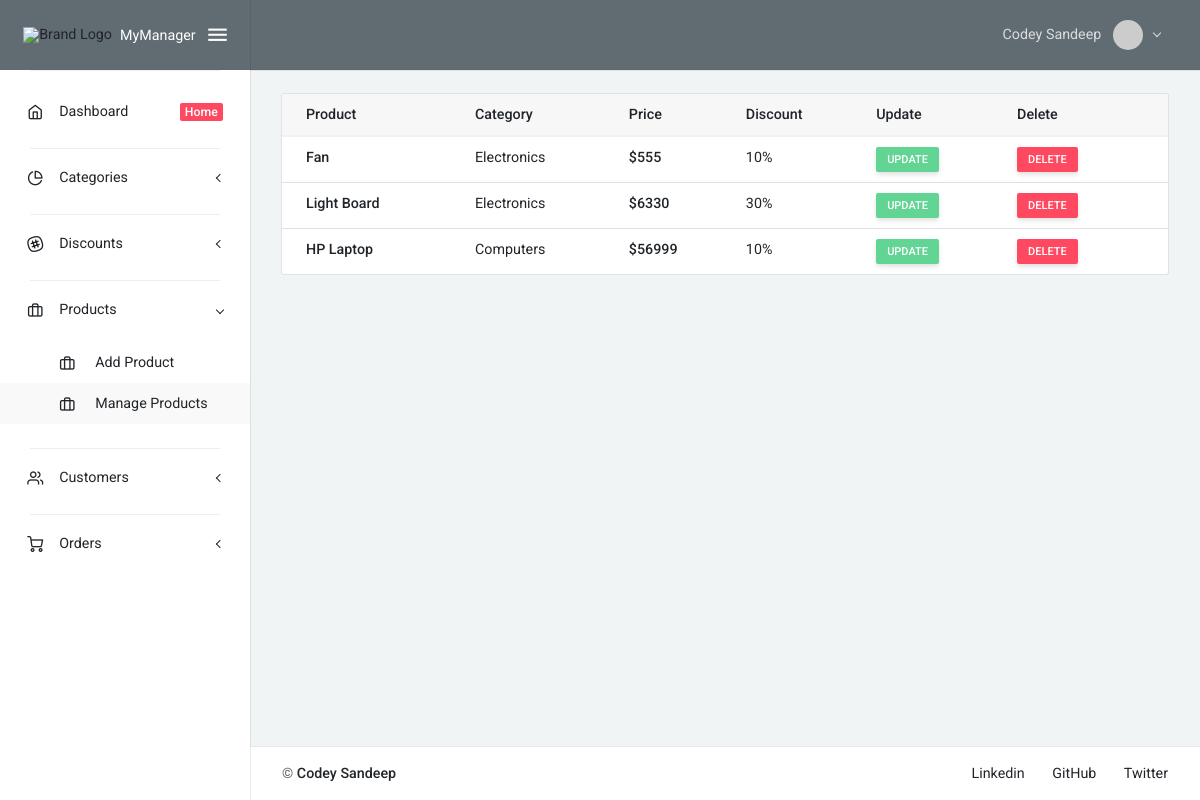
Screenshot of /products/ (signed in) with the database file from the repository.
### cmsApp/models.py (models this page shows, shortened)
class Product(models.Model):
    id = models.AutoField(primary_key=True)
    title = models.CharField(max_length=235, null=True)
    category = models.ForeignKey(Category, on_delete=models.CASCADE)
    price = models.PositiveIntegerField(default=0)
    discount = models.ForeignKey(Discount, on_delete=models.CASCADE)
    date_created = models.DateTimeField(auto_now_add=True)
    class Meta:
        verbose_name_plural = "3. Total Products"

class Category(models.Model):
    id = models.AutoField(primary_key=True)
    title = models.CharField(max_length=235, null=True)
    date_created = models.DateTimeField(auto_now_add=True)
    class Meta:
        verbose_name_plural = '1. Categories of Products'
    def __str__(self):
        return self.title

class Discount(models.Model):
    id = models.AutoField(primary_key=True)
    title = models.CharField(max_length=235, null=True)
    date_created = models.DateTimeField(auto_now_add=True)
    class Meta:
        verbose_name_plural = '2. Discounts on Products'
    def __str__(self):
        return self.title

### cmsApp/views.py (the view)
# urls.py: path('products/', ProductsPageView, name="products_page"),
@login_required(login_url="login_page")
def ProductsPageView(request):
    products = Product.objects.all()
    context = {
        "products": products,
    }
    return render(request, 'products_page.html', context)

### cmsApp/templates/products_page.html (shortened to what this page needs)
{% extends 'base.html' %}
{% block body %}
<div class="card">
    <table class="table card-table">
        <thead class="thead-light">
            <tr>
                <th>Product</th>
                <th>Category</th>
                <th>Price</th>
                <th>Discount</th>
                <th>Update</th>
                <th>Delete</th>
            </tr>
        </thead>
        <tbody>
            {% for product in products %}
            <tr>
                <th>{{product.title}}</th>
                <td>{{product.category}}</td>
                <th>${{product.price}}</th>
                <td>{{product.discount}}</td>
                <td>
                    <a href="{% url 'update_product_page' product.id %}" class="btn btn-success btn-sm">Update</a>
                </td>
                <td>
                    <a href="{% url 'delete_product_page' product.id %}" class="btn btn-danger btn-sm">Delete</a>
                </td>
            </tr>
            {% endfor %}
        </tbody>
    </table>
</div>
{% endblock body %}

### templates/base.html (shortened to what this page needs)
{% load static %}
<!DOCTYPE html>
<html lang="en" class="material-style layout-fixed">
<head>
    <link rel="stylesheet" href="{% static 'fonts/fontawesome.css' %}">
    <link rel="stylesheet" href="{% static 'fonts/ionicons.css' %}">
    <link rel="stylesheet" href="{% static 'fonts/linearicons.css' %}">
    <link rel="stylesheet" href="{% static 'fonts/open-iconic.css' %}">
    <link rel="stylesheet" href="{% static 'fonts/pe-icon-7-stroke.css' %}">
    <link rel="stylesheet" href="{% static 'fonts/feather.css' %}">
    <link rel="stylesheet" href="{% static 'css/bootstrap-material.css' %}">
    <link rel="stylesheet" href="{% static 'css/shreerang-material.css' %}">
    <link rel="stylesheet" href="{% static 'css/uikit.css' %}">
    <link rel="stylesheet" href="{% static 'libs/perfect-scrollbar/perfect-scrollbar.css' %}">
    <link rel="stylesheet" href="{% static 'libs/flot/flot.css' %}">
    <link rel="stylesheet" href="{% static 'css/style.css' %}">
</head>
<body>
    <div class="layout-wrapper layout-2">
        <div class="layout-inner">
            {% include 'components/sidebar.html' %}
            <div class="layout-container">
                {% include 'components/navbar.html' %}
                <div class="layout-content">
                    <div class="container-fluid flex-grow-1 container-p-y">
                        {% block body %}
                        {% endblock body %}
                    </div>
                    {% include 'components/footer.html' %}
                </div>
            </div>
        </div>
    </div>
</body>
</html>

### templates/components/sidebar.html (shortened to what this page needs)
<div id="layout-sidenav" class="layout-sidenav sidenav sidenav-vertical bg-white logo-dark">
    <div class="app-brand demo">
        <span class="app-brand-logo demo">
            <img src="https://img.icons8.com/external-itim2101-flat-itim2101/32/000000/external-cloud-business-and-financial-itim2101-flat-itim2101-1.png"
                alt="Brand Logo" class="img-fluid">
        </span>
        <a href="{% url 'dashboard_page' %}"
            class="app-brand-text demo sidenav-text font-weight-normal ml-2">MyManager</a>
        <a href="javascript:" class="layout-sidenav-toggle sidenav-link text-large ml-auto">
            <i class="ion ion-md-menu align-middle"></i>
        </a>
    </div>
    <div class="sidenav-divider mt-0"></div>
    <ul class="sidenav-inner py-1">
        {% url 'dashboard_page' as dashboard_page %}
        <li class="sidenav-item {% if request.path == dashboard_page %} active {% endif %}">
            <a href="{{dashboard_page}}" class="sidenav-link">
                <i class="sidenav-icon feather icon-home"></i>
                <div>Dashboard</div>
                <div class="pl-1 ml-auto">
                    <div class="badge badge-danger">Home</div>
                </div>
            </a>
        </li>
        <li class="sidenav-divider mb-1"></li>
        {% url 'add_category_page' as add_category_page %}
        {% url 'categories_page' as categories_page %}
        <li class="sidenav-item {% if request.path == add_category_page %} open {% endif %}
            {% if request.path == categories_page %} open {% endif %}">
            <a href="javascript:" class="sidenav-link sidenav-toggle">
                <i class="sidenav-icon feather icon-pie-chart"></i>
                <div>Categories</div>
            </a>
        </li>
        <li class="sidenav-divider mb-1"></li>
        {% url 'add_discount_page' as add_discount_page %}
        {% url 'discounts_page' as discounts_page %}
        <li
            class="sidenav-item {% if request.path == add_discount_page %} open {% endif %} {% if request.path == discounts_page %} open {% endif %}">
            <a href="javascript:" class="sidenav-link sidenav-toggle">
                <i class="sidenav-icon feather icon-slack"></i>
                <div>Discounts</div>
            </a>
        </li>
        <li class="sidenav-divider mb-1"></li>
        {% url 'add_product_page' as add_product_page %}
        {% url 'products_page' as products_page %}
        <li
            class="sidenav-item {% if request.path == add_product_page %} open {% endif %} {% if request.path == products_page %} open {% endif %}">
            <a href="javascript:" class="sidenav-link sidenav-toggle">
                <i class="sidenav-icon feather icon-briefcase"></i>
                <div>Products</div>
            </a>
            <ul class="sidenav-menu">
                <li class="sidenav-item {% if request.path == add_product_page %} open active {% endif %}">
                    <a href="{{add_product_page}}" class="sidenav-link">
                        <i class="sidenav-icon feather icon-briefcase mr-2"></i>
                        <div>Add Product</div>
                    </a>
                </li>
                <li class="sidenav-item {% if request.path == products_page %} open active {% endif %}">
                    <a href="{{products_page}}" class="sidenav-link">
                        <i class="sidenav-icon feather icon-briefcase mr-2"></i>
                        <div>Manage Products</div>
                    </a>
                </li>
            </ul>
        </li>
        <li class="sidenav-divider mb-1"></li>
        {% url 'add_customer_page' as add_customer_page %}
        {% url 'customers_page' as customers_page %}
        <li
            class="sidenav-item {% if request.path == add_customer_page %} open {% endif %} {% if request.path == customers_page %} open {% endif %}">
            <a href="javascript:" class="sidenav-link sidenav-toggle">
                <i class="sidenav-icon feather icon-users"></i>
                <div>Customers</div>
            </a>
        </li>
        <li class="sidenav-divider mb-1"></li>
        {% url 'add_order_page' as add_order_page %}
        {% url 'orders_page' as orders_page %}
        <li
            class="sidenav-item {% if request.path == add_order_page %} open {% endif %} {% if request.path == orders_page %} open {% endif %}">
            <a href="javascript:" class="sidenav-link sidenav-toggle">
                <i class="sidenav-icon feather icon-shopping-cart"></i>
                <div>Orders</div>
            </a>
        </li>
    </ul>
</div>

### templates/components/navbar.html (shortened to what this page needs)
{% load static %}
<nav class="layout-navbar navbar navbar-expand-lg align-items-lg-center bg-dark container-p-x" id="layout-navbar">
    <div class="navbar-collapse collapse" id="layout-navbar-collapse">
        <div class="navbar-nav align-items-lg-center ml-auto nav-profile">
            <div class="demo-navbar-user nav-item dropdown">
                <a class="nav-link dropdown-toggle" href="#" data-toggle="dropdown">
                    {% if request.user.first_name and request.user.last_name %}
                    <span class="d-inline-flex flex-lg-row-reverse align-items-center align-middle">
                        <img src="https://i.pravatar.cc/300" alt="Random Image" class="d-block ui-w-30 rounded-circle">
                        <span class="px-1 mr-lg-2 ml-2 ml-lg-0">{{request.user.first_name}}
                            {{request.user.last_name}}</span>
                    </span>
                    {% else %}
                    <span class="d-inline-flex flex-lg-row-reverse align-items-center align-middle">
                        <img src="https://i.pravatar.cc/300" alt="Random Image" class="d-block ui-w-30 rounded-circle">
                        <span class="px-1 mr-lg-2 ml-2 ml-lg-0">Codey Sandeep</span>
                    </span>
                    {% endif %}
                </a>
            </div>
        </div>
    </div>
</nav>

### templates/components/footer.html
<nav class="layout-footer footer bg-white">
    <div class="container-fluid d-flex flex-wrap justify-content-between text-center container-p-x pb-3">
        <div class="pt-3">
            <span class="footer-text font-weight-semibold">&copy; <a href="mailto:codeysandeep@gmail.com"
                    class="footer-link" target="_blank">Codey Sandeep</a>
            </span>
        </div>
        <div class="footer-links">
            <a href="https://www.linkedin.com/in/ersandeepahirwar/" class="footer-link pt-3">Linkedin</a>
            <a href="https://github.com/ersandeepahirwar" class="footer-link pt-3 ml-4">GitHub</a>
            <a href="https://twitter.com/codeysandeep" class="footer-link pt-3 ml-4">Twitter</a>
        </div>
    </div>
</nav>

### static/css/uikit.css (style rules this page uses)
.ui-w-30 { width: 30px !important; height: auto; }

### static/libs/perfect-scrollbar/perfect-scrollbar.css (style rules this page uses)
.ps { overflow:hidden !important;overflow-anchor:none;-ms-overflow-style:none;touch-action:auto;-ms-touch-action:auto }
.ps { position:relative }

### static/css/style.css (style rules this page uses)
.card { overflow: scroll; }

### rows the page displays
Product: title "Fan", category "Electronics", price "555", discount "10%"
Product: title "Light Board", category "Electronics", price "6330", discount "30%"
Product: title "HP Laptop", category "Computers", price "56999", discount "10%"

### other values shown
{{ request.user.first_name }} "Codey"
{{ request.user.last_name }} "Sandeep"
